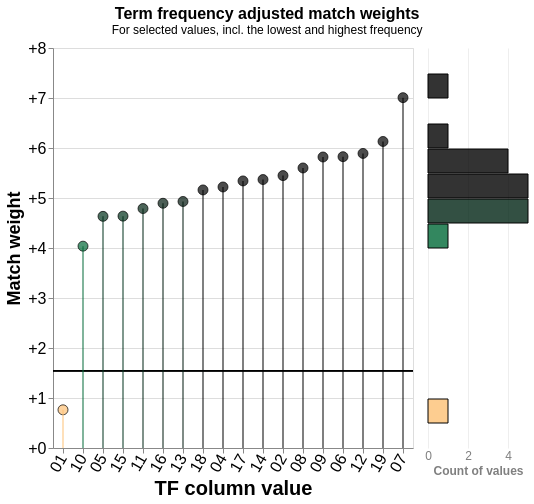

Write notebook code for a chart like this one.
### Code cell
linker.tf_adjustment_chart("id_departamento_ajustado")

### Figure 1 — Vega-Lite specification as saved in the notebook (floating-point values rounded to 4 significant figures)
{"config": {"view": {"continuousWidth": 300, "continuousHeight": 300}, "params": [{"name": "gamma_sel", "bind": {"input": "select", "options": [1], "labels": ["Exact match (TF col: id_departamento_ajustado)"], "name": "Gamma level:"}, "value": 1}]}, "hconcat": [{"layer": [{"mark": {"type": "point", "filled": true, "size": 100, "stroke": "black", "strokeWidth": 1}, "encoding": {"color": {"field": "log2_bf_tf", "scale": {"domain": [-2.5, 2.5], "scheme": "redyellowgreen"}, "title": "TF adjustment weight", "type": "quantitative"}, "tooltip": [{"field": "value", "title": "Value", "type": "nominal"}, {"field": "log2_bf", "format": "+.3", "title": "Match weight", "type": "quantitative"}, {"field": "log2_bf_tf", "format": "+.3", "title": "TF adjusted match weight", "type": "quantitative"}, {"field": "log2_bf_final", "format": "+.3", "title": "Final match weight", "type": "quantitative"}], "x": {"axis": {"labelAngle": -60, "labelFontSize": 16, "titleFontSize": 20}, "field": "value", "sort": {"field": "log2_bf_final", "order": "ascending"}, "title": "TF column value", "type": "nominal"}, "y": {"axis": {"format": "+", "labelFontSize": 16, "titleFontSize": 18, "values": [-5, -4, -3, -2, -1, 0, 1, 2, 3, 4, 5, 6, 7, 8, 9, 10, 11, 12, 13, 14, 15, 16, 17, 18, 19, 20]}, "field": "log2_bf_final", "title": "Match weight", "type": "quantitative"}}}, {"mark": "rule", "encoding": {"y": {"field": "log2_bf", "type": "quantitative"}}, "transform": [{"filter": "datum.gamma == gamma_sel"}]}, {"mark": {"type": "rule", "opacity": 0.5, "strokeWidth": 2}, "encoding": {"color": {"field": "log2_bf_tf", "legend": null, "scale": {"domain": [-2.5, 2.5], "scheme": "redyellowgreen"}, "title": "TF adjustment weight", "type": "quantitative"}, "x": {"field": "value", "sort": {"field": "log2_bf_final", "order": "ascending"}, "title": "TF column value", "type": "nominal"}, "y": {"field": "log2_bf_final", "type": "quantitative"}, "y2": {"type": "quantitative"}}, "transform": [{"filter": "datum.gamma == gamma_sel"}]}], "data": {"name": "data"}, "height": 400, "transform": [{"filter": "datum.gamma == gamma_sel"}], "width": {"step": 20}}, {"mark": {"type": "bar", "fillOpacity": 0.8, "filled": true, "stroke": "black", "strokeWidth": 1}, "data": {"name": "hist"}, "encoding": {"color": {"field": "log2_bf_tf", "legend": null, "scale": {"domain": [-2.5, 2.5], "scheme": "redyellowgreen"}, "title": "TF adjustment weight", "type": "quantitative"}, "tooltip": [{"field": "log2_bf_desc", "title": "Match weight"}, {"field": "count", "title": "Number of values"}], "x": {"axis": {"domain": false, "gridOpacity": 0.5, "labelAlign": "center", "labelFontSize": 12, "labelOpacity": 0.5, "labelOverlap": true, "ticks": false, "title": "Count of values", "titleFontSize": 12, "titleOpacity": 0.5}, "field": "count", "type": "quantitative"}, "y": {"axis": null, "bin": {"step": 0.5}, "field": "log2_bf_final", "type": "quantitative"}}, "transform": [{"filter": {"or": ["datum.gamma == gamma_sel", {"field": "gamma", "valid": false}]}}], "view": {"stroke": "transparent"}, "width": 100}], "datasets": {"data": [{"value": "07", "tf": 0.007373, "label_for_charts": "Exact match", "u_probability": 0.3244, "tf_col": "id_departamento_ajustado", "tf_adjustment_weight": 1.0, "log2_bf": 1.548, "gamma": 1, "log2_bf_tf": 5.459, "log2_bf_final": 7.007, "most_freq_rank": 17, "least_freq_rank": 0}, {"value": "19", "tf": 0.01354, "label_for_charts": "Exact match", "u_probability": 0.3244, "tf_col": "id_departamento_ajustado", "tf_adjustment_weight": 1.0, "log2_bf": 1.548, "gamma": 1, "log2_bf_tf": 4.583, "log2_bf_final": 6.13, "most_freq_rank": 16, "least_freq_rank": 1}, {"value": "12", "tf": 0.01598, "label_for_charts": "Exact match", "u_probability": 0.3244, "tf_col": "id_departamento_ajustado", "tf_adjustment_weight": 1.0, "log2_bf": 1.548, "gamma": 1, "log2_bf_tf": 4.343, "log2_bf_final": 5.891, "most_freq_rank": 15, "least_freq_rank": 2}, {"value": "06", "tf": 0.01671, "label_for_charts": "Exact match", "u_probability": 0.3244, "tf_col": "id_departamento_ajustado", "tf_adjustment_weight": 1.0, "log2_bf": 1.548, "gamma": 1, "log2_bf_tf": 4.279, "log2_bf_final": 5.826, "most_freq_rank": 14, "least_freq_rank": 3}, {"value": "09", "tf": 0.01679, "label_for_charts": "Exact match", "u_probability": 0.3244, "tf_col": "id_departamento_ajustado", "tf_adjustment_weight": 1.0, "log2_bf": 1.548, "gamma": 1, "log2_bf_tf": 4.272, "log2_bf_final": 5.82, "most_freq_rank": 13, "least_freq_rank": 4}, {"value": "08", "tf": 0.01954, "label_for_charts": "Exact match", "u_probability": 0.3244, "tf_col": "id_departamento_ajustado", "tf_adjustment_weight": 1.0, "log2_bf": 1.548, "gamma": 1, "log2_bf_tf": 4.053, "log2_bf_final": 5.601, "most_freq_rank": 12, "least_freq_rank": 5}, {"value": "02", "tf": 0.02172, "label_for_charts": "Exact match", "u_probability": 0.3244, "tf_col": "id_departamento_ajustado", "tf_adjustment_weight": 1.0, "log2_bf": 1.548, "gamma": 1, "log2_bf_tf": 3.9, "log2_bf_final": 5.448, "most_freq_rank": 11, "least_freq_rank": 6}, {"value": "14", "tf": 0.02295, "label_for_charts": "Exact match", "u_probability": 0.3244, "tf_col": "id_departamento_ajustado", "tf_adjustment_weight": 1.0, "log2_bf": 1.548, "gamma": 1, "log2_bf_tf": 3.821, "log2_bf_final": 5.369, "most_freq_rank": 10, "least_freq_rank": 7}, {"value": "17", "tf": 0.02339, "label_for_charts": "Exact match", "u_probability": 0.3244, "tf_col": "id_departamento_ajustado", "tf_adjustment_weight": 1.0, "log2_bf": 1.548, "gamma": 1, "log2_bf_tf": 3.794, "log2_bf_final": 5.341, "most_freq_rank": 9, "least_freq_rank": 8}, {"value": "04", "tf": 0.02544, "label_for_charts": "Exact match", "u_probability": 0.3244, "tf_col": "id_departamento_ajustado", "tf_adjustment_weight": 1.0, "log2_bf": 1.548, "gamma": 1, "log2_bf_tf": 3.673, "log2_bf_final": 5.221, "most_freq_rank": 8, "least_freq_rank": 9}, {"value": "18", "tf": 0.0265, "label_for_charts": "Exact match", "u_probability": 0.3244, "tf_col": "id_departamento_ajustado", "tf_adjustment_weight": 1.0, "log2_bf": 1.548, "gamma": 1, "log2_bf_tf": 3.614, "log2_bf_final": 5.161, "most_freq_rank": 7, "least_freq_rank": 10}, {"value": "13", "tf": 0.0311, "label_for_charts": "Exact match", "u_probability": 0.3244, "tf_col": "id_departamento_ajustado", "tf_adjustment_weight": 1.0, "log2_bf": 1.548, "gamma": 1, "log2_bf_tf": 3.383, "log2_bf_final": 4.93, "most_freq_rank": 6, "least_freq_rank": 11}, {"value": "16", "tf": 0.03188, "label_for_charts": "Exact match", "u_probability": 0.3244, "tf_col": "id_departamento_ajustado", "tf_adjustment_weight": 1.0, "log2_bf": 1.548, "gamma": 1, "log2_bf_tf": 3.347, "log2_bf_final": 4.895, "most_freq_rank": 5, "least_freq_rank": 12}, {"value": "11", "tf": 0.03431, "label_for_charts": "Exact match", "u_probability": 0.3244, "tf_col": "id_departamento_ajustado", "tf_adjustment_weight": 1.0, "log2_bf": 1.548, "gamma": 1, "log2_bf_tf": 3.241, "log2_bf_final": 4.789, "most_freq_rank": 4, "least_freq_rank": 13}, {"value": "15", "tf": 0.03811, "label_for_charts": "Exact match", "u_probability": 0.3244, "tf_col": "id_departamento_ajustado", "tf_adjustment_weight": 1.0, "log2_bf": 1.548, "gamma": 1, "log2_bf_tf": 3.09, "log2_bf_final": 4.637, "most_freq_rank": 3, "least_freq_rank": 14}, {"value": "05", "tf": 0.03823, "label_for_charts": "Exact match", "u_probability": 0.3244, "tf_col": "id_departamento_ajustado", "tf_adjustment_weight": 1.0, "log2_bf": 1.548, "gamma": 1, "log2_bf_tf": 3.085, "log2_bf_final": 4.633, "most_freq_rank": 2, "least_freq_rank": 15}, {"value": "10", "tf": 0.05778, "label_for_charts": "Exact match", "u_probability": 0.3244, "tf_col": "id_departamento_ajustado", "tf_adjustment_weight": 1.0, "log2_bf": 1.548, "gamma": 1, "log2_bf_tf": 2.489, "log2_bf_final": 4.037, "most_freq_rank": 1, "least_freq_rank": 16}, {"value": "01", "tf": 0.5586, "label_for_charts": "Exact match", "u_probability": 0.3244, "tf_col": "id_departamento_ajustado", "tf_adjustment_weight": 1.0, "log2_bf": 1.548, "gamma": 1, "log2_bf_tf": -0.7842, "log2_bf_final": 0.7635, "most_freq_rank": 0, "least_freq_rank": 17}], "hist": [{"gamma": 1, "log2_bf": 1.548, "count": 1, "log2_bf_tf": -0.7842, "bin_start": 0.5, "bin_end": 1.0, "log2_bf_final": 0.75, "log2_bf_desc": "0.5-1.0"}, {"gamma": 1, "log2_bf": 1.548, "count": 1, "log2_bf_tf": 2.489, "bin_start": 4.0, "bin_end": 4.5, "log2_bf_final": 4.25, "log2_bf_desc": "4.0-4.5"}, {"gamma": 1, "log2_bf": 1.548, "count": 5, "log2_bf_tf": 3.229, "bin_start": 4.5, "bin_end": 5.0, "log2_bf_final": 4.75, "log2_bf_desc": "4.5-5.0"}, {"gamma": 1, "log2_bf": 1.548, "count": 5, "log2_bf_tf": 3.76, "bin_start": 5.0, "bin_end": 5.5, "log2_bf_final": 5.25, "log2_bf_desc": "5.0-5.5"}, {"gamma": 1, "log2_bf": 1.548, "count": 4, "log2_bf_tf": 4.237, "bin_start": 5.5, "bin_end": 6.0, "log2_bf_final": 5.75, "log2_bf_desc": "5.5-6.0"}, {"gamma": 1, "log2_bf": 1.548, "count": 1, "log2_bf_tf": 4.583, "bin_start": 6.0, "bin_end": 6.5, "log2_bf_final": 6.25, "log2_bf_desc": "6.0-6.5"}, {"gamma": 1, "log2_bf": 1.548, "count": 1, "log2_bf_tf": 5.459, "bin_start": 7.0, "bin_end": 7.5, "log2_bf_final": 7.25, "log2_bf_desc": "7.0-7.5"}]}, "resolve": {"scale": {"color": "shared", "y": "shared"}}, "spacing": 10, "title": {"text": "Term frequency adjusted match weights", "anchor": "middle", "fontSize": 16, "subtitle": "For selected values, incl. the lowest and highest frequency"}, "$schema": "https://vega.github.io/schema/vega-lite/v5.9.3.json"}
